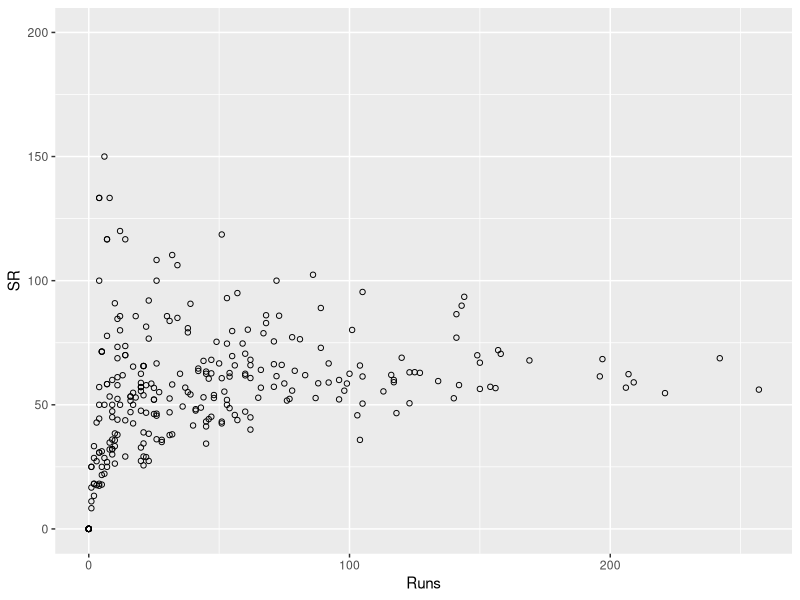
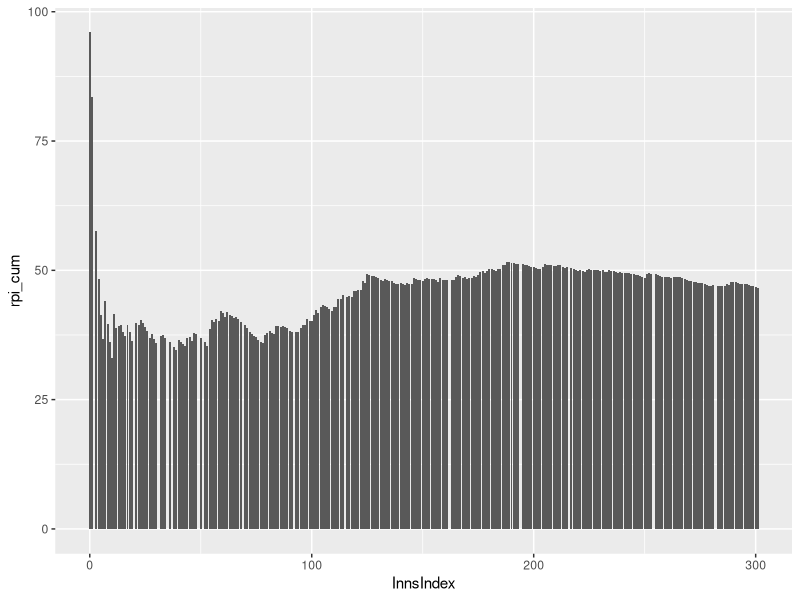

The R source for these figures, in order:
library(tidyverse)
# Read the data
ricky_ponting <- read_csv("data/ricky_ponting_test_innings.csv")
# Let's say we want to know the number of innings he's actually batted in
ricky_ponting %>% filter(Runs != 'DNB')
# Now let's say we want his
# 1. Batting average
# 2. Runs per innings (A far more valuable statistic that BA imo)

# The problem is that 'Runs' column has a '*' at the end if
# he was not dismissed. We need to get rid of that
# So we'll use the 'stringr' library to substitute '' for '*'
ricky_ponting <- ricky_ponting %>% mutate(Runs = str_replace(Runs, c("[*]"), ""))

ricky_ponting %>% filter(Dismissal == 'not out')

# Ricking Ponting valid innings
ricky_ponting_vi <- ricky_ponting %>% filter(Runs != 'DNB')
# Batting Average
not_out_innings <- dim(ricky_ponting_vi %>% filter(Dismissal %in% c('not out','retired notout')))[1]
total_innings <- dim(ricky_ponting_vi)[1]
# Now we cast the Runs as a numeric table
ricky_ponting_vi <- ricky_ponting_vi %>%mutate_at(vars(2,7), as.numeric)
# ricky_ponting_vi <- ricky_ponting_vi %>%mutate_at(vars(SR), as.numeric)
ricky_ponting_vi %>% summarise(runs_sum = sum(Runs), rpi = mean(Runs), 
                                 avg = sum(Runs)/(total_innings - not_out_innings))
# Cumulative RPI
ricky_ponting_rpi_cum <- dplyr::cummean(ricky_ponting_vi$Runs)
ricky_ponting_vi <- add_column(ricky_ponting_vi, rpi_cum = ricky_ponting_rpi_cum)

ggplot(ricky_ponting_vi, aes(x=Runs, y=SR)) + geom_point(shape=1) + ylim(0,200)
ggplot(ricky_ponting_vi, aes(x=InnsIndex, y=rpi_cum)) + geom_bar(stat="identity")